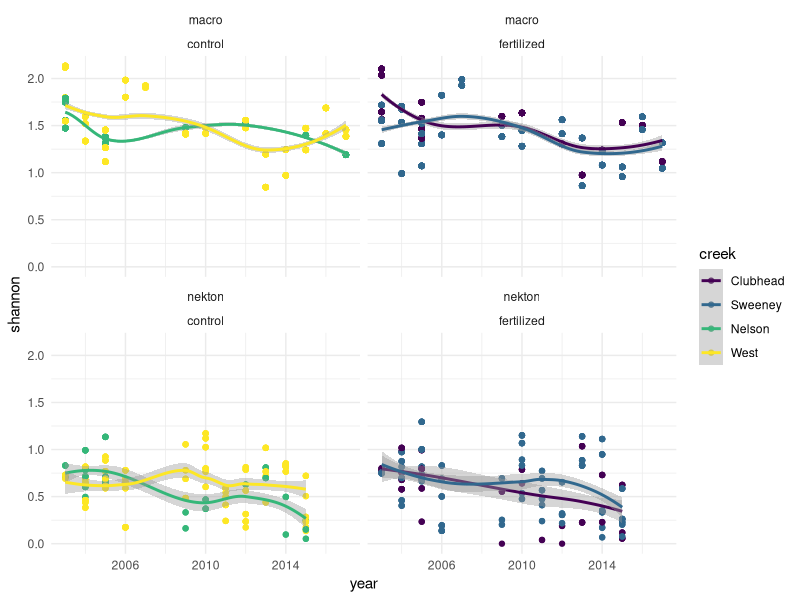
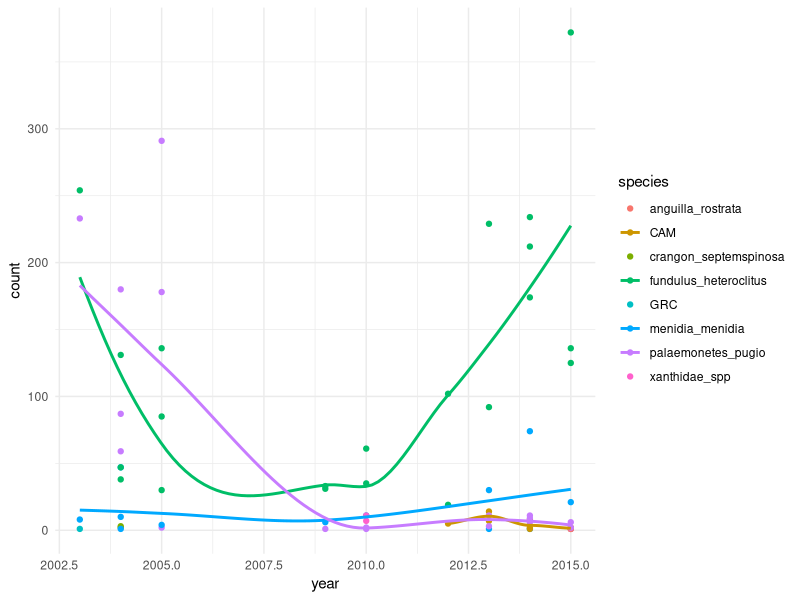
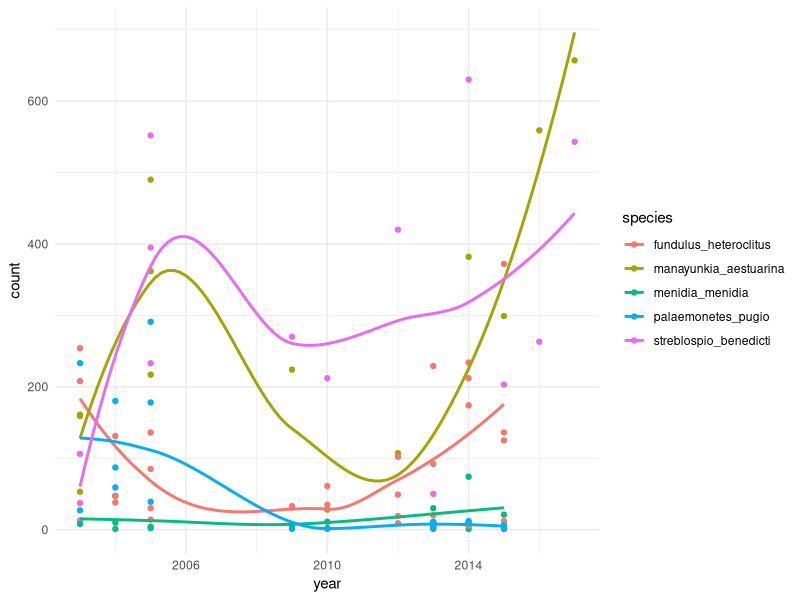
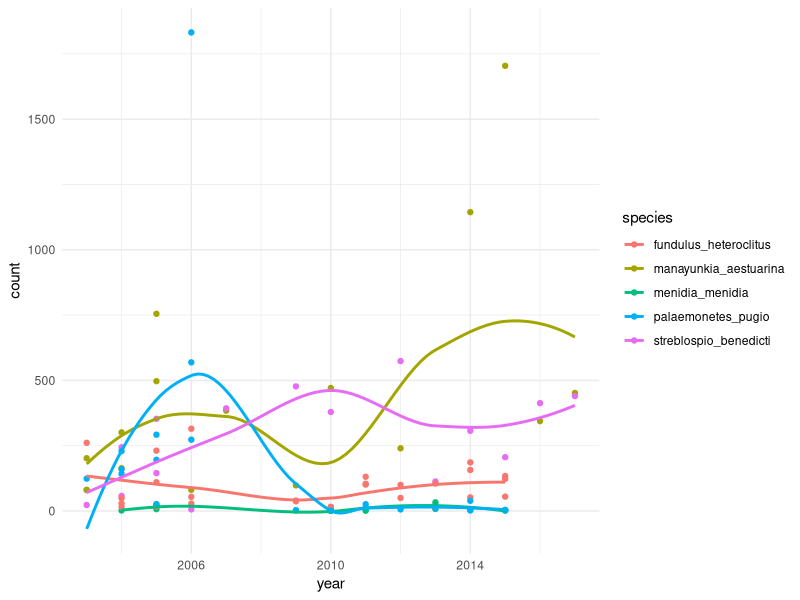
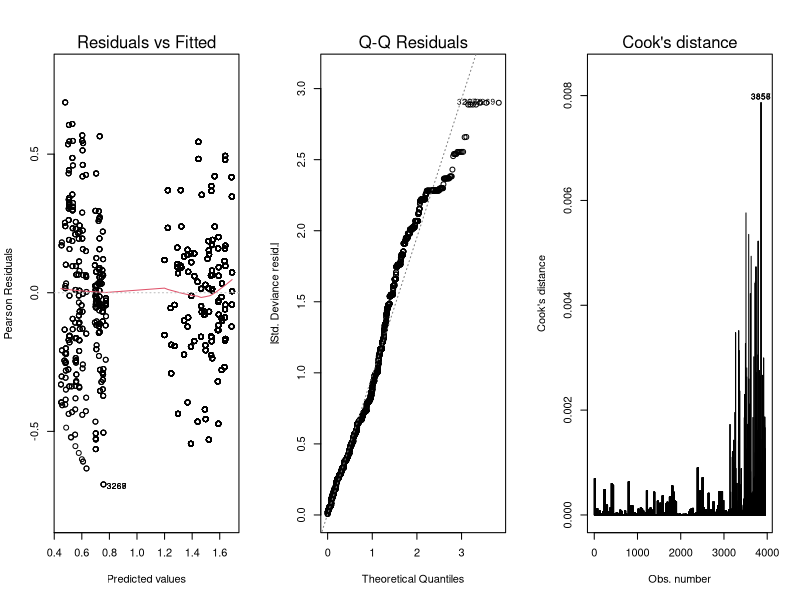
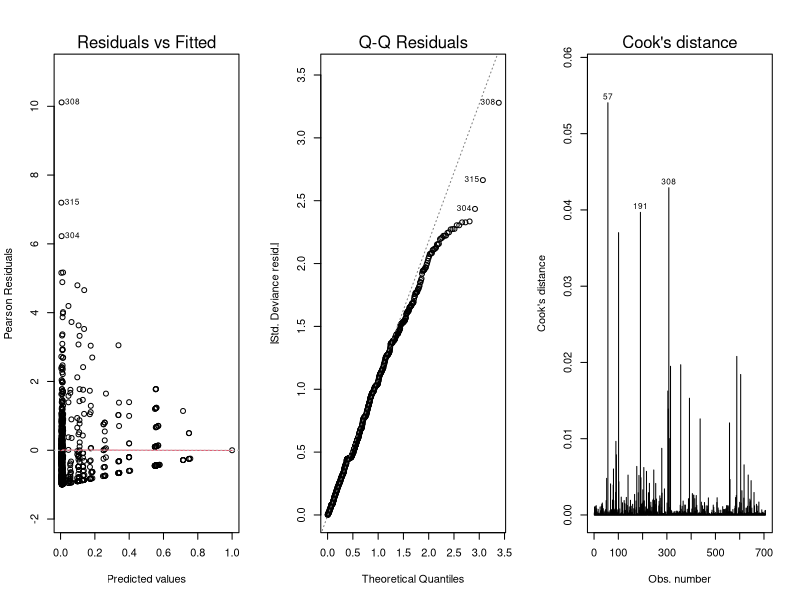
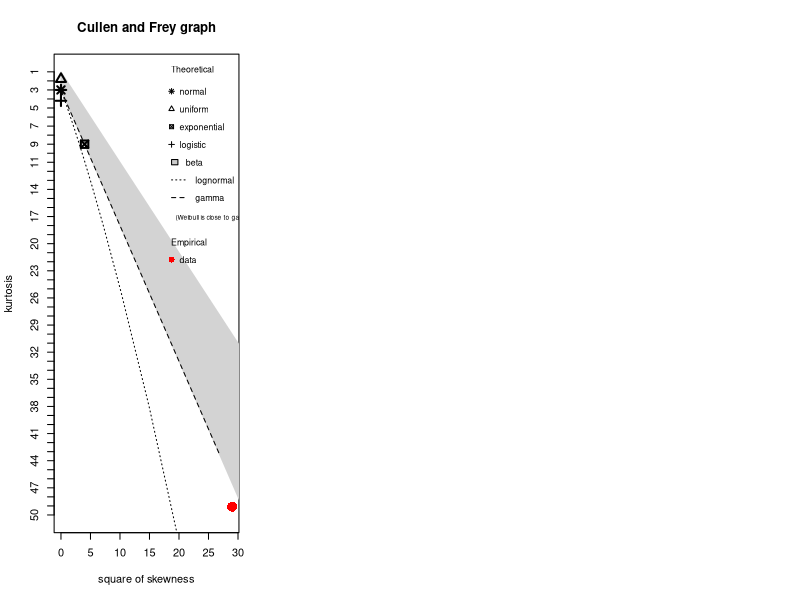

The R source for these figures, in order:
## ---- chunk 1
library(tidyverse)
library(readr)
library(car)
library(fitdistrplus)
library(emmeans)
nektonxmacro <- read_csv('../data/nektonxmacro.csv')
nektonxmacro$creek <- factor(nektonxmacro$creek, levels = c('Clubhead', 'Sweeney', 'Nelson', 'West'))
## ---- chunk 2
nektonxmacro %>% filter(month %in% c(7, 8, 9)) %>% ggplot(aes(x = year, y =  shannon, color = creek)) +
  geom_point() +
  stat_smooth() +
  facet_wrap(type~treatment) +
  theme_minimal() +
  scale_color_viridis_d()
## ---- chunk 3
nektonxmacro %>% filter(creek == 'Clubhead', type == 'nekton', month %in% c(7, 8, 9), branch == 'Right') %>% ggplot(aes(x = year, y = count, color = species)) +
  geom_point() +
  stat_smooth(se=FALSE) +
  theme_minimal()
## ---- chunk 4
nektonxmacro %>% filter(creek == 'Clubhead', species %in% c('palaemonetes_pugio', 'fundulus_heteroclitus', 'streblospio_benedicti', 'manayunkia_aestuarina', 'menidia_menidia'), branch == 'Right') %>% ggplot(aes(x = year, y = count, color = species)) +
  geom_point() +
  theme_minimal() +
  stat_smooth(se = FALSE)
## ---- chunk 5
nektonxmacro %>% filter(creek == 'Sweeney', month %in% c(7, 8, 9), species %in% c('palaemonetes_pugio', 'fundulus_heteroclitus', 'streblospio_benedicti', 'manayunkia_aestuarina', 'menidia_menidia'), branch == 'Right') %>% ggplot(aes(x = year, y = count, color = species)) +
  geom_point() +
  theme_minimal() +
  stat_smooth(se = FALSE)
## ---- chunk 6
creek_effect <- glm(shannon ~ date + creek * type, data = nektonxmacro)
contrast(emmeans(creek_effect, ~ creek * type))
## ---- chunk 7
par(mfrow=c(1,3))
plot(creek_effect, which = c(1, 2, 4))
## ---- chunk 8
nekton_subset <- nektonxmacro %>% filter(type == 'nekton', species %in% c('anguilla_rostrata', 'crangon_septemspinosa', 'fundulus_heteroclitus', 'menidia_menidia', 'palaemonetes_pugio', 'pungitius_pungitius', 'xanthidae_spp'))
key_nekton_effect <- glm(count ~ date + creek * species, data = nekton_subset, family = 'Gamma')
nek.emm <- emmeans(key_nekton_effect, ~ creek | species)
contrast(regrid(nek.emm))
## ---- chunk 9
par(mfrow=c(1,3))
plot(key_nekton_effect, which = c(1, 2, 4))
## ---- chunk 10
descdist(nekton_subset$count)
